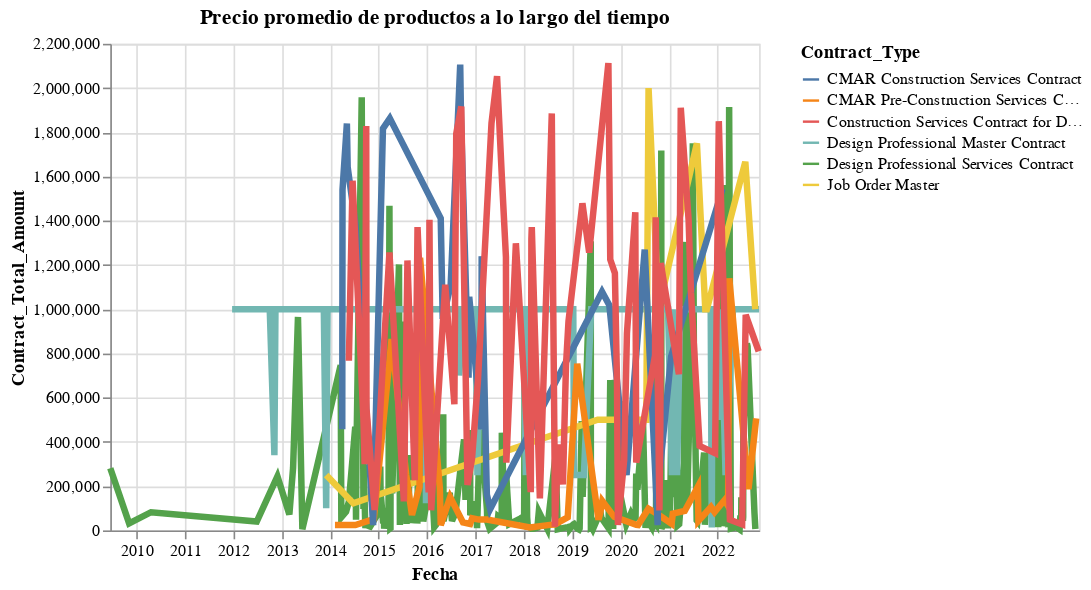

Notebook code for this chart:
### Code cell
# Gráfica integrada
plot = alt.Chart(source_time).mark_line(size = 4).encode(
    alt.X('Signed_date:T', title="Fecha"),
    alt.Y('Contract_Total_Amount:Q', title="Contract_Total_Amount"),
    alt.Color('Contract_Type:N', title="Contract_Type")).properties(title="Precio promedio de productos a lo largo del tiempo",
                width=400, height=300
    )
plot

### Figure 1 — Vega-Lite specification as saved in the notebook (floating-point values rounded to 4 significant figures; data arrays with more than 128 entries replaced by an {"elided": "..."} marker saying what was removed)
{"config": {"view": {"continuousWidth": 300, "continuousHeight": 300}}, "data": {"name": "data-73233c47f0a18284b1ed00cfd0ebeffe"}, "mark": {"type": "line", "size": 4}, "encoding": {"color": {"field": "Contract_Type", "title": "Contract_Type", "type": "nominal"}, "x": {"field": "Signed_date", "title": "Fecha", "type": "temporal"}, "y": {"field": "Contract_Total_Amount", "title": "Contract_Total_Amount", "type": "quantitative"}}, "height": 300, "title": "Precio promedio de productos a lo largo del tiempo", "width": 400, "$schema": "https://vega.github.io/schema/vega-lite/v5.14.1.json", "datasets": {"data-73233c47f0a18284b1ed00cfd0ebeffe": {"elided": "485 records"}}}
